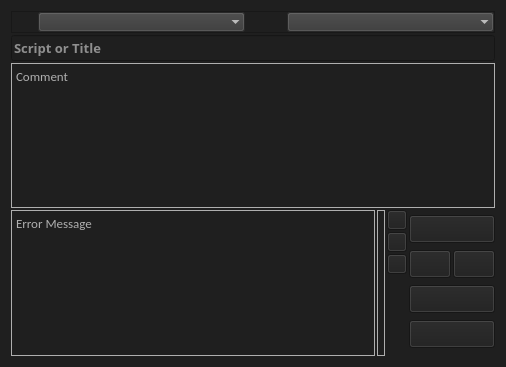
<?xml version="1.0" encoding="UTF-8"?>
<ui version="4.0">
 <class>arReport</class>
 <widget class="QWidget" name="arReport">
  <property name="geometry">
   <rect>
    <x>0</x>
    <y>0</y>
    <width>506</width>
    <height>367</height>
   </rect>
  </property>
  <property name="minimumSize">
   <size>
    <width>506</width>
    <height>0</height>
   </size>
  </property>
  <property name="maximumSize">
   <size>
    <width>1200</width>
    <height>16777215</height>
   </size>
  </property>
  <property name="font">
   <font>
    <family>Calibri</family>
    <pointsize>11</pointsize>
    <weight>75</weight>
    <bold>true</bold>
   </font>
  </property>
  <property name="windowTitle">
   <string>Report</string>
  </property>
  <property name="windowIcon">
   <iconset resource="../../img/img.qrc">
    <normaloff>:/btn/btn/btnReport48r.png</normaloff>:/btn/btn/btnReport48r.png</iconset>
  </property>
  <property name="styleSheet">
   <string notr="true">color: rgb(255, 255, 255);
background-color: rgb(31, 31, 31);</string>
  </property>
  <layout class="QVBoxLayout" name="verticalLayout_3">
   <item>
    <layout class="QVBoxLayout" name="verticalLayout">
     <property name="spacing">
      <number>2</number>
     </property>
     <property name="sizeConstraint">
      <enum>QLayout::SetMinimumSize</enum>
     </property>
     <item>
      <widget class="QFrame" name="frame">
       <property name="maximumSize">
        <size>
         <width>16777215</width>
         <height>30</height>
        </size>
       </property>
       <property name="frameShape">
        <enum>QFrame::StyledPanel</enum>
       </property>
       <property name="frameShadow">
        <enum>QFrame::Raised</enum>
       </property>
       <layout class="QHBoxLayout" name="horizontalLayout">
        <property name="margin">
         <number>0</number>
        </property>
        <item>
         <widget class="QLabel" name="lblReport">
          <property name="maximumSize">
           <size>
            <width>20</width>
            <height>20</height>
           </size>
          </property>
          <property name="styleSheet">
           <string notr="true">background-color: 'transparent';</string>
          </property>
          <property name="text">
           <string/>
          </property>
          <property name="pixmap">
           <pixmap resource="../../img/img.qrc">:/shelf/software/maya/shelf/shelf_bug35.png</pixmap>
          </property>
          <property name="scaledContents">
           <bool>true</bool>
          </property>
         </widget>
        </item>
        <item>
         <widget class="QComboBox" name="cbxReport">
          <property name="enabled">
           <bool>true</bool>
          </property>
          <property name="minimumSize">
           <size>
            <width>0</width>
            <height>20</height>
           </size>
          </property>
          <property name="font">
           <font>
            <family>Malgun Gothic</family>
            <pointsize>10</pointsize>
            <weight>75</weight>
            <bold>true</bold>
           </font>
          </property>
          <property name="toolTip">
           <string>Report Reason</string>
          </property>
          <property name="layoutDirection">
           <enum>Qt::LeftToRight</enum>
          </property>
          <property name="styleSheet">
           <string notr="true">background-color: rgb(56, 56, 56);</string>
          </property>
          <property name="editable">
           <bool>false</bool>
          </property>
          <property name="insertPolicy">
           <enum>QComboBox::InsertAtBottom</enum>
          </property>
          <property name="frame">
           <bool>false</bool>
          </property>
         </widget>
        </item>
        <item>
         <spacer name="horizontalSpacer">
          <property name="orientation">
           <enum>Qt::Horizontal</enum>
          </property>
          <property name="sizeType">
           <enum>QSizePolicy::Maximum</enum>
          </property>
          <property name="sizeHint" stdset="0">
           <size>
            <width>10</width>
            <height>20</height>
           </size>
          </property>
         </spacer>
        </item>
        <item>
         <widget class="QLabel" name="lblScript">
          <property name="maximumSize">
           <size>
            <width>20</width>
            <height>20</height>
           </size>
          </property>
          <property name="styleSheet">
           <string notr="true">background-color: 'transparent';</string>
          </property>
          <property name="text">
           <string/>
          </property>
          <property name="pixmap">
           <pixmap resource="../../img/img.qrc">:/shelf/software/maya/shelf/shelf_default35.png</pixmap>
          </property>
          <property name="scaledContents">
           <bool>true</bool>
          </property>
         </widget>
        </item>
        <item>
         <widget class="QComboBox" name="cbxScript">
          <property name="minimumSize">
           <size>
            <width>0</width>
            <height>20</height>
           </size>
          </property>
          <property name="font">
           <font>
            <family>Malgun Gothic</family>
            <pointsize>10</pointsize>
            <weight>75</weight>
            <bold>true</bold>
           </font>
          </property>
          <property name="toolTip">
           <string>Script</string>
          </property>
          <property name="layoutDirection">
           <enum>Qt::LeftToRight</enum>
          </property>
          <property name="styleSheet">
           <string notr="true">background-color: rgb(56, 56, 56);</string>
          </property>
          <property name="editable">
           <bool>false</bool>
          </property>
          <property name="insertPolicy">
           <enum>QComboBox::InsertAtBottom</enum>
          </property>
          <property name="frame">
           <bool>false</bool>
          </property>
          <property name="modelColumn">
           <number>0</number>
          </property>
         </widget>
        </item>
       </layout>
       <zorder>cbxReport</zorder>
       <zorder>cbxScript</zorder>
       <zorder>lblReport</zorder>
       <zorder>lblScript</zorder>
       <zorder>horizontalSpacer</zorder>
      </widget>
     </item>
     <item>
      <widget class="QLineEdit" name="edtScript">
       <property name="maximumSize">
        <size>
         <width>486</width>
         <height>16777215</height>
        </size>
       </property>
       <property name="font">
        <font>
         <family>Malgun Gothic</family>
         <pointsize>10</pointsize>
         <weight>75</weight>
         <bold>true</bold>
        </font>
       </property>
       <property name="text">
        <string/>
       </property>
       <property name="readOnly">
        <bool>false</bool>
       </property>
       <property name="placeholderText">
        <string>Script or Title</string>
       </property>
      </widget>
     </item>
     <item>
      <widget class="QPlainTextEdit" name="edtComment">
       <property name="maximumSize">
        <size>
         <width>486</width>
         <height>16777215</height>
        </size>
       </property>
       <property name="font">
        <font>
         <family>Calibri</family>
         <pointsize>10</pointsize>
         <weight>50</weight>
         <bold>false</bold>
        </font>
       </property>
       <property name="toolTip">
        <string>Report Message</string>
       </property>
       <property name="styleSheet">
        <string notr="true">color: rgb(175, 175, 175);</string>
       </property>
       <property name="frameShape">
        <enum>QFrame::Box</enum>
       </property>
       <property name="frameShadow">
        <enum>QFrame::Plain</enum>
       </property>
       <property name="lineWidth">
        <number>1</number>
       </property>
       <property name="midLineWidth">
        <number>0</number>
       </property>
       <property name="plainText">
        <string>Comment</string>
       </property>
       <property name="backgroundVisible">
        <bool>false</bool>
       </property>
       <property name="centerOnScroll">
        <bool>false</bool>
       </property>
      </widget>
     </item>
     <item>
      <layout class="QHBoxLayout" name="horizontalLayout_3">
       <property name="spacing">
        <number>2</number>
       </property>
       <item>
        <widget class="QPlainTextEdit" name="edtErrorMsg">
         <property name="minimumSize">
          <size>
           <width>0</width>
           <height>0</height>
          </size>
         </property>
         <property name="maximumSize">
          <size>
           <width>10000</width>
           <height>10000</height>
          </size>
         </property>
         <property name="font">
          <font>
           <family>Calibri</family>
           <pointsize>10</pointsize>
           <weight>50</weight>
           <bold>false</bold>
          </font>
         </property>
         <property name="toolTip">
          <string>Error Message</string>
         </property>
         <property name="styleSheet">
          <string notr="true">color: rgb(175, 175, 175);</string>
         </property>
         <property name="frameShape">
          <enum>QFrame::Box</enum>
         </property>
         <property name="frameShadow">
          <enum>QFrame::Plain</enum>
         </property>
         <property name="lineWidth">
          <number>1</number>
         </property>
         <property name="midLineWidth">
          <number>0</number>
         </property>
         <property name="plainText">
          <string>Error Message</string>
         </property>
         <property name="backgroundVisible">
          <bool>false</bool>
         </property>
         <property name="centerOnScroll">
          <bool>false</bool>
         </property>
        </widget>
       </item>
       <item>
        <widget class="QLabel" name="lblPreviewImgBG">
         <property name="enabled">
          <bool>false</bool>
         </property>
         <property name="minimumSize">
          <size>
           <width>0</width>
           <height>0</height>
          </size>
         </property>
         <property name="font">
          <font>
           <family>Malgun Gothic</family>
           <pointsize>8</pointsize>
          </font>
         </property>
         <property name="toolTip">
          <string>Thumb Image</string>
         </property>
         <property name="styleSheet">
          <string notr="true">color: rgb(175, 175, 175);</string>
         </property>
         <property name="frameShape">
          <enum>QFrame::Box</enum>
         </property>
         <property name="frameShadow">
          <enum>QFrame::Plain</enum>
         </property>
         <property name="text">
          <string/>
         </property>
         <property name="textFormat">
          <enum>Qt::AutoText</enum>
         </property>
         <property name="pixmap">
          <pixmap>:/placeholder/img/placeholder/000.png</pixmap>
         </property>
         <property name="scaledContents">
          <bool>true</bool>
         </property>
         <property name="alignment">
          <set>Qt::AlignLeading|Qt::AlignLeft|Qt::AlignTop</set>
         </property>
         <property name="wordWrap">
          <bool>false</bool>
         </property>
        </widget>
       </item>
       <item>
        <layout class="QVBoxLayout" name="verticalLayout_2">
         <item>
          <widget class="QPushButton" name="btnSnapshotViewport">
           <property name="maximumSize">
            <size>
             <width>20</width>
             <height>20</height>
            </size>
           </property>
           <property name="toolTip">
            <string>Take Viewport Snapshot [V]</string>
           </property>
           <property name="styleSheet">
            <string notr="true">background-color: 'transparent';</string>
           </property>
           <property name="text">
            <string/>
           </property>
           <property name="icon">
            <iconset resource="../../img/img.qrc">
             <normaloff>:/shelf/software/maya/shelf/shelf_viewport35.png</normaloff>:/shelf/software/maya/shelf/shelf_viewport35.png</iconset>
           </property>
           <property name="iconSize">
            <size>
             <width>20</width>
             <height>20</height>
            </size>
           </property>
           <property name="shortcut">
            <string>V</string>
           </property>
          </widget>
         </item>
         <item>
          <widget class="QPushButton" name="btnSnapshotRender">
           <property name="maximumSize">
            <size>
             <width>20</width>
             <height>20</height>
            </size>
           </property>
           <property name="toolTip">
            <string>Take Render Snapshot [R]</string>
           </property>
           <property name="styleSheet">
            <string notr="true">background-color: 'transparent';</string>
           </property>
           <property name="text">
            <string/>
           </property>
           <property name="icon">
            <iconset resource="../../img/img.qrc">
             <normaloff>:/shelf/software/maya/shelf/shelf_renderLow35.png</normaloff>:/shelf/software/maya/shelf/shelf_renderLow35.png</iconset>
           </property>
           <property name="iconSize">
            <size>
             <width>20</width>
             <height>20</height>
            </size>
           </property>
           <property name="shortcut">
            <string>R</string>
           </property>
          </widget>
         </item>
         <item>
          <widget class="QPushButton" name="btnScreenshot">
           <property name="maximumSize">
            <size>
             <width>20</width>
             <height>20</height>
            </size>
           </property>
           <property name="toolTip">
            <string>Take Screenshot [S]</string>
           </property>
           <property name="styleSheet">
            <string notr="true">background-color: 'transparent';</string>
           </property>
           <property name="text">
            <string/>
           </property>
           <property name="icon">
            <iconset resource="../../img/img.qrc">
             <normaloff>:/btn/btn/btnCamera48.png</normaloff>:/btn/btn/btnCamera48.png</iconset>
           </property>
           <property name="iconSize">
            <size>
             <width>20</width>
             <height>20</height>
            </size>
           </property>
           <property name="shortcut">
            <string>S</string>
           </property>
          </widget>
         </item>
         <item>
          <spacer name="verticalSpacer_2">
           <property name="orientation">
            <enum>Qt::Vertical</enum>
           </property>
           <property name="sizeHint" stdset="0">
            <size>
             <width>20</width>
             <height>40</height>
            </size>
           </property>
          </spacer>
         </item>
        </layout>
       </item>
       <item>
        <layout class="QVBoxLayout" name="verticalLayout_4">
         <property name="spacing">
          <number>2</number>
         </property>
         <item>
          <widget class="QPushButton" name="btnAccept">
           <property name="toolTip">
            <string>Send Report [RETURN]</string>
           </property>
           <property name="styleSheet">
            <string notr="true">background-color: 'transparent'</string>
           </property>
           <property name="text">
            <string/>
           </property>
           <property name="icon">
            <iconset resource="../../img/img.qrc">
             <normaloff>:/btn/btn/btnReport91.png</normaloff>:/btn/btn/btnReport91.png</iconset>
           </property>
           <property name="iconSize">
            <size>
             <width>91</width>
             <height>48</height>
            </size>
           </property>
           <property name="shortcut">
            <string>Return</string>
           </property>
          </widget>
         </item>
         <item>
          <layout class="QHBoxLayout" name="horizontalLayout_4">
           <property name="spacing">
            <number>2</number>
           </property>
           <item>
            <widget class="QPushButton" name="btnBefore">
             <property name="toolTip">
              <string>Previous Report [&lt;-]</string>
             </property>
             <property name="styleSheet">
              <string notr="true">background-color: 'transparent';</string>
             </property>
             <property name="text">
              <string/>
             </property>
             <property name="icon">
              <iconset resource="../../img/img.qrc">
               <normaloff>:/btn/btn/btnArrowLeft48.png</normaloff>:/btn/btn/btnArrowLeft48.png</iconset>
             </property>
             <property name="iconSize">
              <size>
               <width>41</width>
               <height>41</height>
              </size>
             </property>
             <property name="shortcut">
              <string>Left</string>
             </property>
            </widget>
           </item>
           <item>
            <widget class="QPushButton" name="btnNext">
             <property name="enabled">
              <bool>true</bool>
             </property>
             <property name="toolTip">
              <string>Next Report [-&gt;]</string>
             </property>
             <property name="styleSheet">
              <string notr="true">background-color: 'transparent';</string>
             </property>
             <property name="text">
              <string/>
             </property>
             <property name="icon">
              <iconset resource="../../img/img.qrc">
               <normaloff>:/btn/btn/btnArrowRight48.png</normaloff>:/btn/btn/btnArrowRight48.png</iconset>
             </property>
             <property name="iconSize">
              <size>
               <width>41</width>
               <height>41</height>
              </size>
             </property>
             <property name="shortcut">
              <string>Right</string>
             </property>
            </widget>
           </item>
          </layout>
         </item>
         <item>
          <widget class="QPushButton" name="btnCancel">
           <property name="toolTip">
            <string>Cancel [ESC]</string>
           </property>
           <property name="styleSheet">
            <string notr="true">background-color: 'transparent';</string>
           </property>
           <property name="text">
            <string/>
           </property>
           <property name="icon">
            <iconset resource="../../img/img.qrc">
             <normaloff>:/btn/btn/btnDenial91.png</normaloff>:/btn/btn/btnDenial91.png</iconset>
           </property>
           <property name="iconSize">
            <size>
             <width>91</width>
             <height>32</height>
            </size>
           </property>
           <property name="shortcut">
            <string>Esc</string>
           </property>
          </widget>
         </item>
         <item>
          <widget class="QPushButton" name="btnSaveToHistory">
           <property name="toolTip">
            <string>Move report to history</string>
           </property>
           <property name="styleSheet">
            <string notr="true">background-color: 'transparent'</string>
           </property>
           <property name="text">
            <string/>
           </property>
           <property name="icon">
            <iconset resource="../../img/img.qrc">
             <normaloff>:/btn/btn/btnSave91Wide.png</normaloff>:/btn/btn/btnSave91Wide.png</iconset>
           </property>
           <property name="iconSize">
            <size>
             <width>91</width>
             <height>32</height>
            </size>
           </property>
          </widget>
         </item>
        </layout>
       </item>
      </layout>
     </item>
    </layout>
   </item>
  </layout>
 </widget>
 <tabstops>
  <tabstop>btnAccept</tabstop>
  <tabstop>btnCancel</tabstop>
  <tabstop>edtScript</tabstop>
  <tabstop>edtComment</tabstop>
  <tabstop>cbxReport</tabstop>
  <tabstop>cbxScript</tabstop>
  <tabstop>btnBefore</tabstop>
  <tabstop>btnNext</tabstop>
  <tabstop>btnSaveToHistory</tabstop>
  <tabstop>btnScreenshot</tabstop>
 </tabstops>
 <resources>
  <include location="../../img/img.qrc"/>
  <include location="../../img/img.qrc"/>
  <include location="../../img/img.qrc"/>
 </resources>
 <connections/>
</ui>
